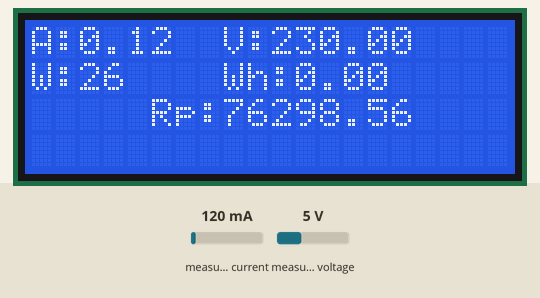
Recording of a sketch running on a simulated Arduino Mega 2560, built for the host (arithmetic inside an expression is 32-bit, double 64-bit). Parts: 20×4 character LCD. The inputs (shaded band) are chosen by the test bench; at power-on: measured current 120 mA, measured voltage 5 V. WiFi joins after 1.5 s; servers stay silent unless stated.

Above: at 11.6 s.
11.7 s: measured current set to 40 mA
At 15.0 s:
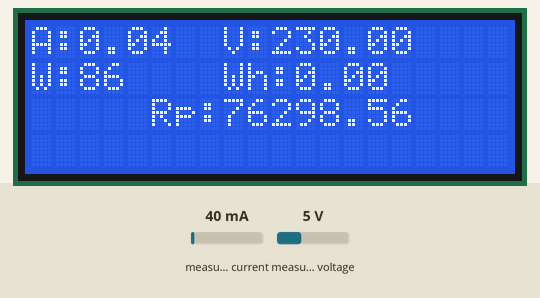
15.5 s: measured voltage set to 0.3 V
At 18.2 s:
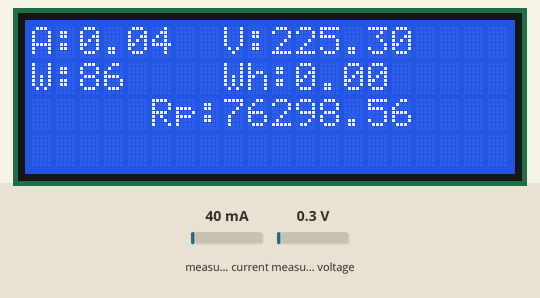
18.5 s: measured current set to 500 mA
At 20.8 s:
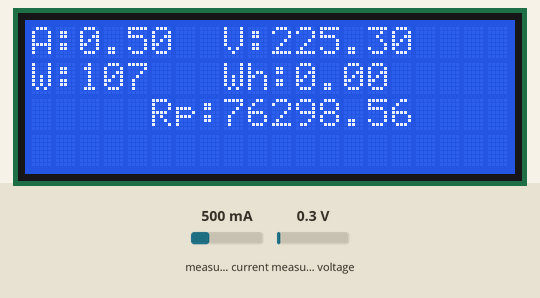
21.5 s: measured voltage set to 3.8 V
At 24.2 s:
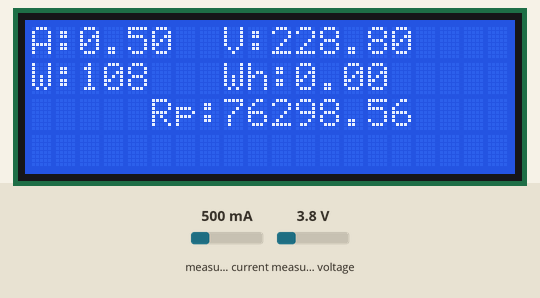
Timing chart, 0 to 25.5 s (numbered marks = the images above; inputs shaded):
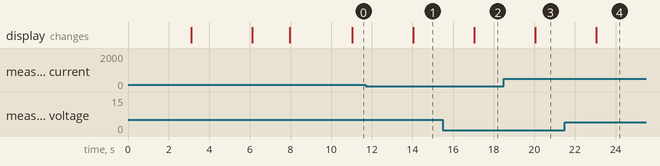

Measured:
- after the input at 11.7 s, the display: changes after 2.3 s (image 1)
- after the input at 15.5 s, the display: changes after 1.5 s (image 2)
- after the input at 18.5 s, the display: changes after 1.5 s (image 3)
- after the input at 21.5 s, the display: changes after 1.5 s (image 4)

The sketch:

esp_bynk_mega.ino
```cpp
#define BLYNK_PRINT Serial
float biaya, pajak, biaya_total, Rm ;
float  cost ;

#include <ESP8266_Lib.h>
#include <BlynkSimpleShieldEsp8266.h>
#include <SoftwareSerial.h>
#include <PZEM004T.h>
#include <Wire.h>
#include <LiquidCrystal_I2C.h>

char auth[] = "5032192620e541d6bfeb9d375aaca819";
char ssid[] = "Aseplah";
char pass[] = "rt01rw01";

#define EspSerial Serial1
BlynkTimer timer;

PZEM004T pzem(10, 11);
IPAddress ip(192, 168, 1, 1);
#define ESP8266_BAUD 115200
ESP8266 wifi(&EspSerial);
LiquidCrystal_I2C lcd(0x3f, 20, 4);
const int buzzerPin = 8;
void notifs()
{
  if (biaya_total > 100000)
  {
    Blynk.notify("Anda sudah melebihi harga pemakaian energi bulanan");
  }
}

void myTimerEvent()
{
  float v = pzem.voltage(ip);
  float e = pzem.energy(ip);
  float i = pzem.current(ip);
  int p = pzem.power(ip);
  biaya = (e / 1000) * 1467.28;
  pajak = biaya * 0.03;
  biaya_total = biaya + pajak;
  Rm = 76298.56;
  cost ;

  if (v > 0)
  {
    Blynk.virtualWrite(V0, v);
    Blynk.virtualWrite(V3, e);
    Blynk.virtualWrite(V1, i);
    Blynk.virtualWrite(V2, p);

    if (e >= 52000) {
      cost = biaya_total;
    }
    else {
      cost = Rm;
    }

    if (biaya_total > 100000)
    {
      digitalWrite(buzzerPin, HIGH);
      //delay(1000);
      //digitalWrite(buzzerPin, LOW);
      //delay(3000);
      lcd.clear();
      lcd.setCursor(8, 0);
      lcd.print("V:");
      lcd.print(v);
      lcd.setCursor(0, 0);
      lcd.print("A:");
      lcd.print(i);
      lcd.setCursor(0, 1);
      lcd.print("W:");
      lcd.print(p);
      lcd.setCursor(8, 1);
      lcd.print("Wh:");
      lcd.print(e);
      lcd.setCursor(5, 2);
      lcd.print("Rp:");
      lcd.print(cost);
      Blynk.virtualWrite(V4, cost);
      lcd.setCursor(0, 3);
      lcd.print("SEGERA HEMAT ENERGI!");

    } else {
      digitalWrite(buzzerPin, LOW);
      lcd.setCursor(8, 0);
      lcd.print("V:");
      lcd.print(v);
      lcd.setCursor(0, 0);
      lcd.print("A:");
      lcd.print(i);
      lcd.setCursor(0, 1);
      lcd.print("W:");
      lcd.print(p);
      lcd.setCursor(8, 1);
      lcd.print("Wh:");
      lcd.print(e);
      lcd.setCursor(5, 2);
      lcd.print("Rp:");
      lcd.print(cost);
      Blynk.virtualWrite(V4, cost);
    }
  } else {
    lcd.clear();
    lcd.print("No Data !!!");
  }
}

void setup()
{
  // Debug console
  Serial.begin(9600);

  lcd.init();
  lcd.backlight();
  lcd.setCursor(6, 1);
  lcd.print("AsepM.A");
  lcd.setCursor(5, 2);
  lcd.print("054114050");
  delay(3000);
  lcd.clear();
  lcd.setCursor(4, 1);
  lcd.print("..|Energy|");
  lcd.setCursor(6, 2);
  lcd.print("| Meter|..");
  delay(3000);
  lcd.clear();
  lcd.print("Connecting...!!!");

  delay(10);

  EspSerial.begin(ESP8266_BAUD);
  delay(10);

  Blynk.begin(auth, wifi, ssid, pass);
  timer.setInterval(3000L, myTimerEvent);
  timer.setInterval(300000L, notifs);
  lcd.clear();
  lcd.print("Connected !!!");
  lcd.clear();
}

void loop()
{

  Blynk.run();
  timer.run();
}
```
